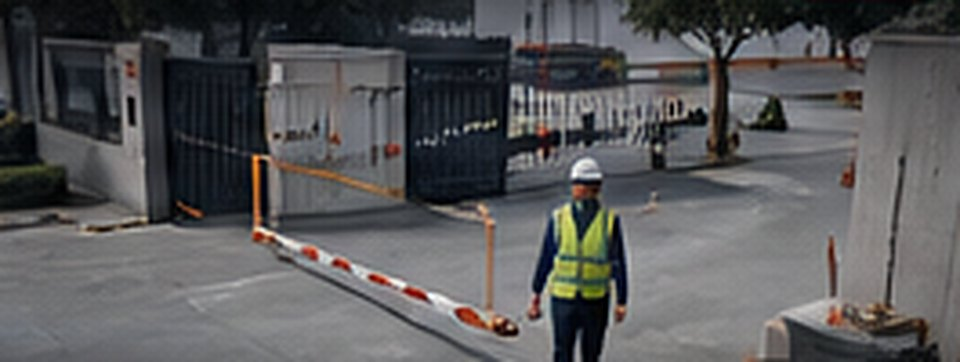
#> input picture assets/images/cam01.jpg, 960 x 362 px
$ python -i matcher.py   (imports and definitions only)
#> lines starting #> are read from the running program, lines starting #| are printed output that depends on the picture
#> further down, picture is the input picture: shape (362, 960, 3); mean B, G, R 89.1, 88, 88.2
"""
matcher.py
----------
LAYER 1 building blocks: remember what a marked object looks like, and find it
again - without any class label.

ObjectReference (made once, when the user draws the box):
  * template      grayscale crop, stored at an "analysis scale" where the
                  object's short side is ~min_side_px (small objects are kept
                  at full resolution, big ones are shrunk for speed)
  * fresh         a refreshed copy of the template, taken while the object is
                  confirmed in place (follows slow daylight changes; the
                  original is always kept, so the reference cannot drift away)
  * quadrants     2x2 parts of the template: if 2+ parts still match in place,
                  the object is there but partly covered (e.g. by a hand)
  * ring          the surroundings of the box: if they changed too, something
                  big is in front of the object (a person) -> "occluded", not
                  "missing"
  * hist          hue/saturation histogram - rejects look-alike matches
  * keypoints     ORB (or SIFT) features - find the object even rotated/tilted

Matching uses normalised cross-correlation (cv2.TM_CCOEFF_NORMED), which does
not change when the whole patch gets brighter or darker.
"""
from __future__ import annotations

from dataclasses import dataclass

import cv2
import numpy as np

from .common import Box, clip_box, expand_box


def to_gray(img: np.ndarray) -> np.ndarray:
    return img if img.ndim == 2 else cv2.cvtColor(img, cv2.COLOR_BGR2GRAY)


# [8 lines left out: function scaled_crop, not called in this run]


def hs_histogram(bgr: np.ndarray) -> np.ndarray:
    hsv = cv2.cvtColor(bgr, cv2.COLOR_BGR2HSV)
#> hsv: shape (362, 960, 3); mean H, S, V 85.9, 37.7, 93.1
    hist = cv2.calcHist([hsv], [0, 1], None, [30, 32], [0, 180, 0, 256])
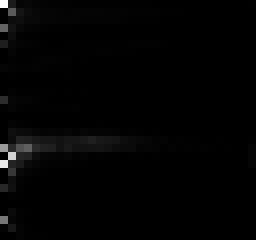
#> hist: shape (30, 32) float32 (shown 8 times larger); min 0, max 26373, mean 362; drawn with min black and max white
    cv2.normalize(hist, hist, alpha=1.0, norm_type=cv2.NORM_L1)
    return hist


def hist_similarity(a: np.ndarray, b: np.ndarray) -> float:
    return float(max(0.0, cv2.compareHist(a, b, cv2.HISTCMP_CORREL)))


# [17 lines left out: functions pearson, match_map, not called in this run]


@dataclass
class Candidate:
    score: float     # 0..1 match quality
    box: Box         # where the object is (full-resolution pixels)
    method: str      # "template" or "features"


class ObjectReference:
    """Appearance of a marked object at the moment it was marked (see module docstring)."""

    # [40 lines left out: functions __init__, _make_quadrants, _make_ring, not called in this run]

    def templates(self) -> list[np.ndarray]:
        return [t for t in (self.template, self.fresh) if t is not None]

    # [100 lines left out: functions refresh, home_score, ring_similarity, search, feature_search, not called in this run]

    def hist_similarity(self, frame: np.ndarray, box: Box) -> float:
        x, y, w, h = clip_box(box, *self.frame_size)
        return hist_similarity(self.hist, hs_histogram(frame[y:y + h, x:x + w]))

>>> import cv2
>>> picture = cv2.imread('../../../assets/images/cam01.jpg')
>>> result = hs_histogram(picture)

$ run again, on assets/images/cam02.jpg
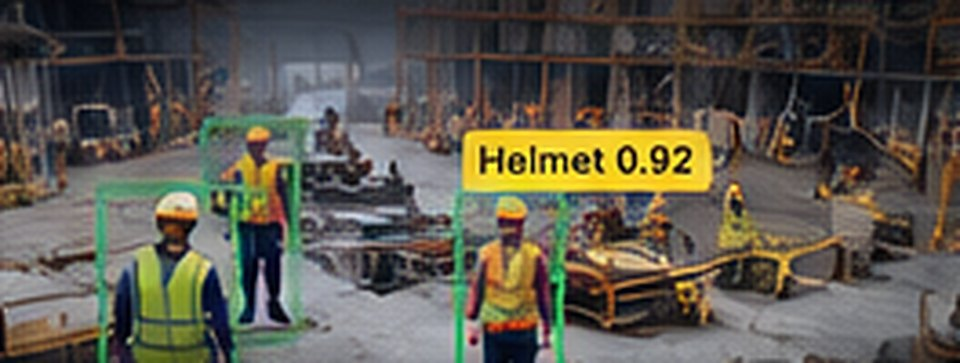
#> input picture assets/images/cam02.jpg, 960 x 363 px
#> picture is the input picture: shape (363, 960, 3); mean B, G, R 77.6, 88.6, 92.2
#> hsv: shape (363, 960, 3); mean H, S, V 75.7, 70.4, 100.2
#> in hs_histogram, `hist = cv2.calcHist([hsv], [0, 1], None, [30, 32], [0, 180, 0, 256])`:
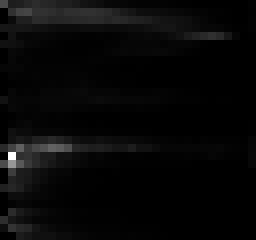
#> hist: shape (30, 32) float32 (shown 8 times larger); min 0, max 11509, mean 363; drawn with min black and max white

$ run again, on assets/images/cam03.jpg
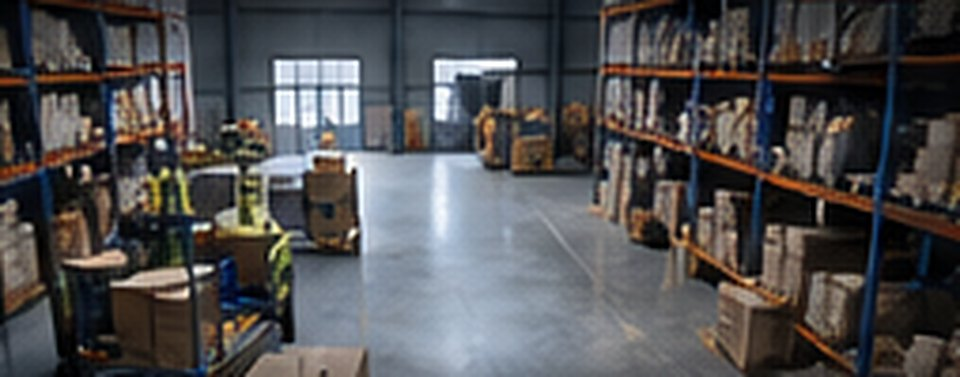
#> input picture assets/images/cam03.jpg, 960 x 377 px
#> picture is the input picture: shape (377, 960, 3); mean B, G, R 79.8, 78.8, 79.9
#> hsv: shape (377, 960, 3); mean H, S, V 72.9, 70.2, 89.8
#> in hs_histogram, `hist = cv2.calcHist([hsv], [0, 1], None, [30, 32], [0, 180, 0, 256])`:
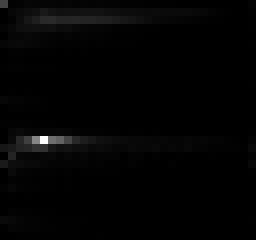
#> hist: shape (30, 32) float32 (shown 8 times larger); min 0, max 26121, mean 377; drawn with min black and max white

$ run again, on assets/images/cam04.jpg
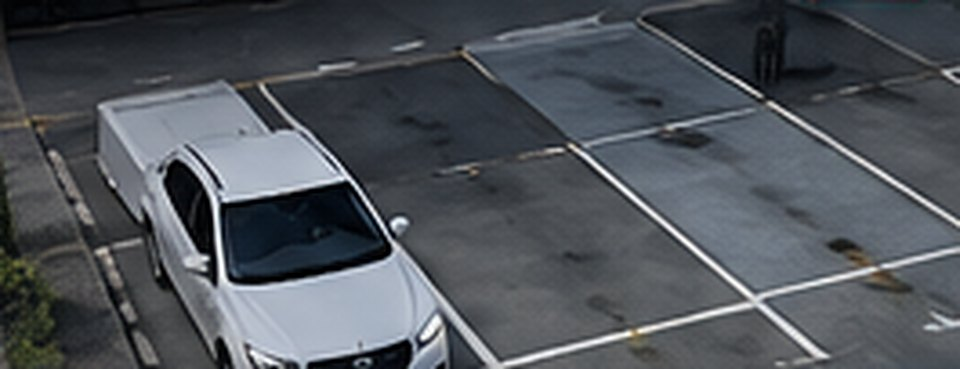
#> input picture assets/images/cam04.jpg, 960 x 369 px
#> picture is the input picture: shape (369, 960, 3); mean B, G, R 89.7, 83.5, 78.9
#> hsv: shape (369, 960, 3); mean H, S, V 103.4, 41.7, 90.2
#> in hs_histogram, `hist = cv2.calcHist([hsv], [0, 1], None, [30, 32], [0, 180, 0, 256])`:
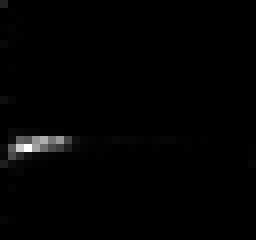
#> hist: shape (30, 32) float32 (shown 8 times larger); min 0, max 34946, mean 369; drawn with min black and max white
